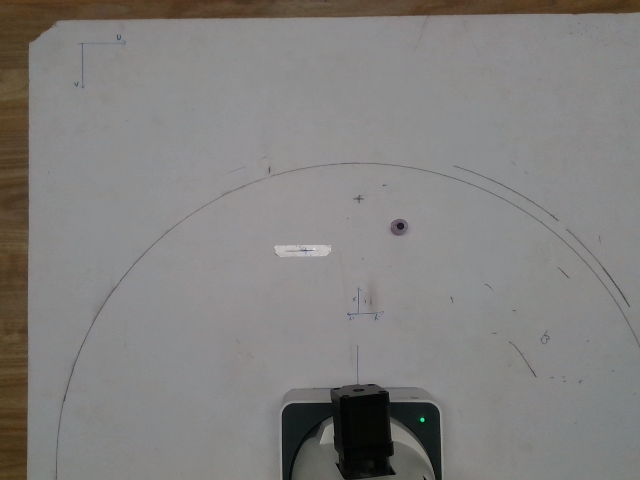
#> input picture gripper_orientation/paper_1/images/img1.png, 640 x 480 px, found by its file name
$ python binary.py
#> lines starting #> are read from the running program, lines starting #| are printed output that depends on the picture; after the words box and inside, x2 and y2 are one past the last pixel; in counts of white or black regions, pixels touching at a corner belong together
import cv2

# Load the image
image = cv2.imread('images\\img1.png', cv2.IMREAD_GRAYSCALE)
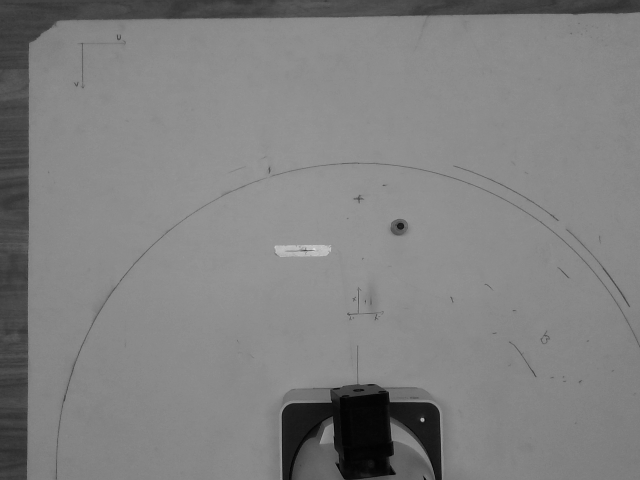
#> image: shape (480, 640); min 0, max 223, mean 128.2

# Convert the image to a binary image
_, binary_image = cv2.threshold(image, 100, 255, cv2.THRESH_BINARY)
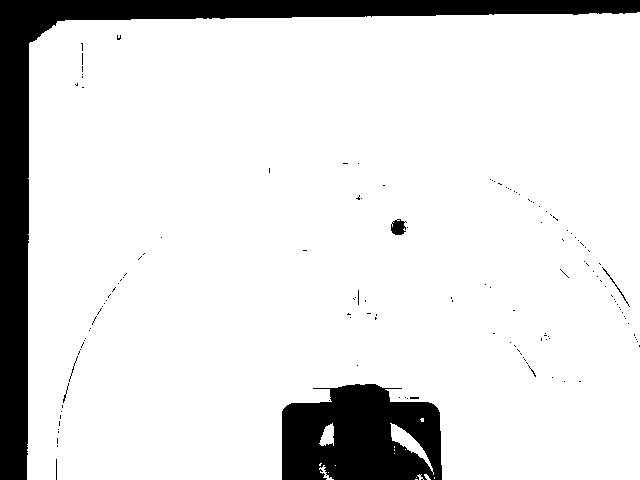
#> binary_image: shape (480, 640); 87.9% white; 139 black regions (132 under 20 px), largest, box (x1, y1, x2, y2) and area: (0, 0, 640, 480) 24310, (282, 384, 442, 480) 12323, (391, 219, 407, 235) 180

# Display the binary image
cv2.imshow('Binary Image', binary_image)
cv2.waitKey(0)
cv2.destroyAllWindows()

# [27 lines of commented-out code are left out]
